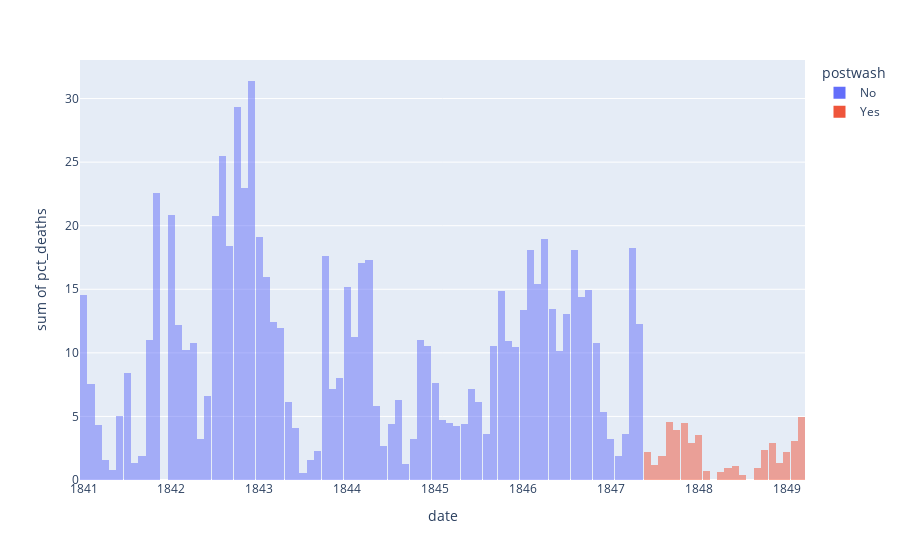

Notebook cell for this chart:
### Markdown cell above
### Use Histograms to Visualise the Monthly Distribution of Outcomes

**Challenge**: Create a [plotly histogram](https://plotly.com/python/histograms/) to show the monthly percentage of deaths. 

* Use docs to check out the available parameters. Use the [`color` parameter](https://plotly.github.io/plotly.py-docs/generated/plotly.express.histogram.html) to display two overlapping histograms.
* The time period of handwashing is shorter than not handwashing. Change `histnorm` to `percent` to make the time periods comparable. 
* Make the histograms slighlty transparent
* Experiment with the number of bins on the histogram. Which number work well in communicating the range of outcomes?
* Just for fun, display your box plot on the top of the histogram using the `marginal` parameter.

### Code cell
px.histogram(df_monthly, x=df_monthly.date,
             y=df_monthly.pct_deaths, color=df_monthly.postwash, opacity=0.5, nbins=100, )

### Figure 1 — Plotly figure (JSON) as saved in the notebook; plotly's stock layout.template omitted (floating-point values rounded to 4 significant figures)
{"data": [{"alignmentgroup": "True", "bingroup": "x", "histfunc": "sum", "hovertemplate": "postwash=No<br>date=%{x}<br>sum of pct_deaths=%{y}<extra></extra>", "legendgroup": "No", "marker": {"color": "#636efa", "opacity": 0.5, "pattern": {"shape": ""}}, "name": "No", "nbinsx": 100, "offsetgroup": "No", "orientation": "v", "showlegend": true, "type": "histogram", "x": ["1841-01-01T00:00:00", "1841-02-01T00:00:00", "1841-03-01T00:00:00", "1841-04-01T00:00:00", "1841-05-01T00:00:00", "1841-06-01T00:00:00", "1841-07-01T00:00:00", "1841-08-01T00:00:00", "1841-09-01T00:00:00", "1841-10-01T00:00:00", "1841-11-01T00:00:00", "1842-01-01T00:00:00", "1842-02-01T00:00:00", "1842-03-01T00:00:00", "1842-04-01T00:00:00", "1842-05-01T00:00:00", "1842-06-01T00:00:00", "1842-07-01T00:00:00", "1842-08-01T00:00:00", "1842-09-01T00:00:00", "1842-10-01T00:00:00", "1842-11-01T00:00:00", "1842-12-01T00:00:00", "1843-01-01T00:00:00", "1843-02-01T00:00:00", "1843-03-01T00:00:00", "1843-04-01T00:00:00", "1843-05-01T00:00:00", "1843-06-01T00:00:00", "1843-07-01T00:00:00", "1843-08-01T00:00:00", "1843-09-01T00:00:00", "1843-10-01T00:00:00", "1843-11-01T00:00:00", "1843-12-01T00:00:00", "1844-01-01T00:00:00", "1844-02-01T00:00:00", "1844-03-01T00:00:00", "1844-04-01T00:00:00", "1844-05-01T00:00:00", "1844-06-01T00:00:00", "1844-07-01T00:00:00", "1844-08-01T00:00:00", "1844-09-01T00:00:00", "1844-10-01T00:00:00", "1844-11-01T00:00:00", "1844-12-01T00:00:00", "1845-01-01T00:00:00", "1845-02-01T00:00:00", "1845-03-01T00:00:00", "1845-04-01T00:00:00", "1845-05-01T00:00:00", "1845-06-01T00:00:00", "1845-07-01T00:00:00", "1845-08-01T00:00:00", "1845-09-01T00:00:00", "1845-10-01T00:00:00", "1845-11-01T00:00:00", "1845-12-01T00:00:00", "1846-01-01T00:00:00", "1846-02-01T00:00:00", "1846-03-01T00:00:00", "1846-04-01T00:00:00", "1846-05-01T00:00:00", "1846-06-01T00:00:00", "1846-07-01T00:00:00", "1846-08-01T00:00:00", "1846-09-01T00:00:00", "1846-10-01T00:00:00", "1846-11-01T00:00:00", "1846-12-01T00:00:00", "1847-01-01T00:00:00", "1847-02-01T00:00:00", "1847-03-01T00:00:00", "1847-04-01T00:00:00", "1847-05-01T00:00:00"], "xaxis": "x", "y": [14.57, 7.531, 4.332, 1.569, 0.7843, 5, 8.421, 1.351, 1.878, 11.02, 22.55, 20.85, 12.22, 10.23, 10.74, 3.226, 6.593, 20.78, 25.46, 18.39, 29.34, 22.97, 31.38, 19.12, 15.97, 12.41, 11.93, 6.098, 4.082, 0.5236, 1.554, 2.262, 17.6, 7.143, 8.051, 15.16, 11.28, 17.03, 17.31, 5.833, 2.679, 4.369, 6.32, 1.224, 3.226, 11.02, 10.55, 7.591, 4.745, 4.452, 4.231, 4.392, 7.143, 6.122, 3.586, 10.55, 14.84, 10.94, 10.49, 13.39, 18.09, 15.43, 18.97, 13.44, 10.15, 13.1, 18.06, 14.39, 14.96, 10.77, 5.369, 3.215, 1.923, 3.607, 18.27, 12.24], "yaxis": "y"}, {"alignmentgroup": "True", "bingroup": "x", "histfunc": "sum", "hovertemplate": "postwash=Yes<br>date=%{x}<br>sum of pct_deaths=%{y}<extra></extra>", "legendgroup": "Yes", "marker": {"color": "#EF553B", "opacity": 0.5, "pattern": {"shape": ""}}, "name": "Yes", "nbinsx": 100, "offsetgroup": "Yes", "orientation": "v", "showlegend": true, "type": "histogram", "x": ["1847-06-01T00:00:00", "1847-07-01T00:00:00", "1847-08-01T00:00:00", "1847-09-01T00:00:00", "1847-10-01T00:00:00", "1847-11-01T00:00:00", "1847-12-01T00:00:00", "1848-01-01T00:00:00", "1848-02-01T00:00:00", "1848-03-01T00:00:00", "1848-04-01T00:00:00", "1848-05-01T00:00:00", "1848-06-01T00:00:00", "1848-07-01T00:00:00", "1848-08-01T00:00:00", "1848-09-01T00:00:00", "1848-10-01T00:00:00", "1848-11-01T00:00:00", "1848-12-01T00:00:00", "1849-01-01T00:00:00", "1849-02-01T00:00:00", "1849-03-01T00:00:00"], "xaxis": "x", "y": [2.239, 1.2, 1.894, 4.58, 3.957, 4.472, 2.93, 3.534, 0.6873, 0, 0.6557, 0.9585, 1.136, 0.3717, 0, 0.9615, 2.341, 2.903, 1.34, 2.233, 3.085, 4.926], "yaxis": "y"}], "layout": {"barmode": "relative", "legend": {"title": {"text": "postwash"}, "tracegroupgap": 0}, "margin": {"t": 60}, "xaxis": {"anchor": "y", "domain": [0, 1], "title": {"text": "date"}}, "yaxis": {"anchor": "x", "domain": [0, 1], "title": {"text": "sum of pct_deaths"}}}}
